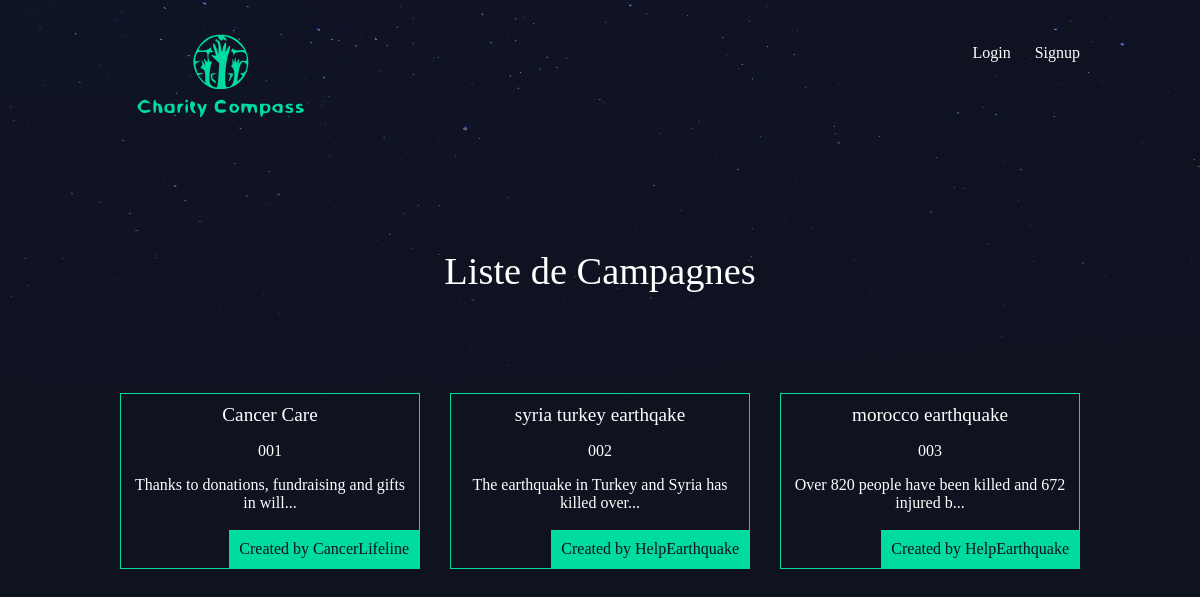
The page / on the database its author committed.
### campagne/models.py (models this page shows, shortened)
class Campagne(models.Model):
    charity_number = models.CharField(max_length=50)
    slug = models.SlugField()
    nom = models.CharField(max_length=100)
    histoire = models.TextField()
    montant = models.DecimalField(max_digits=6, decimal_places=2, default=0.0)
    supporteurs = models.IntegerField(max_length=100, null = True)
    thumbnail = models.ImageField(default='default.png', blank=True)
    fundraiser = models.ForeignKey(User, on_delete=models.CASCADE, default=None)
    def snippet(self):
        return self.histoire[:50] + '...'

### campagne/views.py (the view)
# urls.py: re_path(r'^$', campagne_views.campagne_list,name='home'),
def campagne_list(request):
    campagnes = Campagne.objects.all()
    return render(request, 'campagne/campagne_list.html' , {'campagne' : campagnes})

### campagne/templates/campagne/campagne_list.html
{% extends 'base.html' %}
{% block content %}
    <h1>Liste de Campagnes</h1>
    <div class="campagnes">
        {% for campagne in campagne %}
            <div class="campagne">
                <h2><a href="{% url 'campagne:detail' slug=campagne.slug %}">{{ campagne.nom }}</a></h2>
                <p>{{ campagne.charity_number }}</p>
                <p>{{ campagne.snippet }}</p>
                <p class="fundraiser">Created by {{ campagne.fundraiser.username }}</p>
            </div>
        {% endfor %}
    </div>
{% endblock %}

### templates/base.html (shortened to what this page needs)
{% load static %}
<!DOCTYPE html>
<html>
    <head>
        <link rel="stylesheet" href="{% static 'styles.css' %}">
    </head>
    <body>
        <header class="wrapper">
            <h1><a href="{% url 'home' %}"><img src="{% static 'logo.svg' %}" alt="Charity compass" /></a></h1>
            <nav>
                <ul>
                    {% if user.is_authenticated %}
                    <li>
                        <form class="logout-link" action="{% url 'accounts:logout' %}" method="post">
                            {% csrf_token %}
                            <button class="btn" type="submit">Log Out</button>
                        </form>
                    </li>
                    <li><a href="{% url 'campagne:create' %}" class="highlight">New Campagne</a></li>
                    {% else %}
                        <li><a class="btn" href="{% url 'accounts:login' %}">Login</a></li>
                        <li><a class="btn" href="{% url 'accounts:signup' %}">Signup</a></li>
                    {% endif %}
                </ul>
            </nav>
        </header>
        <div class="wrapper">
            {% block content %}
            {% endblock %}
        </div>
    </body>
</html>

### assets/styles.css (style rules this page uses)
body { background-color: #0f121f; background-image: url(stars.png); background-repeat: repeat-x; color: #fff; }
body * { font-family: Ubuntu; }
h1, h2, h3, h4, h5 { font-weight: normal; margin: 0; }
a, a:hover, a:visited { color: #fff; text-decoration: none; }
.wrapper { max-width: 960px; margin: 0 auto; }
div.wrapper > h1 { text-align: center; margin: 100px auto; font-size: 2.4em }
header { display: grid; grid-template-columns: 1fr 1fr; padding: 20px 0; }
nav { justify-self: end; }
nav li { display: inline-block; list-style-type: none; margin-left: 20px; }
.campagnes { display: grid; grid-template-columns: 1fr 1fr 1fr; grid-gap: 30px; }
.campagne { padding: 10px; border: 1px solid #00dba0; position: relative; padding-bottom: 40px; text-align: center; }
.campagne h2 { font-size: 1.2em; }
.campagne .donate, .campagne .fundraiser { padding: 10px; background: #00dba0; position: absolute; right: 0; bottom: 0; margin-bottom: 0; color: #0f121f; }

### rows shown on the page
Campagne: nom "Cancer Care", charity_number "001", snippet "Thanks to donations, fundraising and gifts in will...", fundraiser.username "CancerLifeline"
Campagne: nom "syria turkey earthqake", charity_number "002", snippet "The earthquake in Turkey and Syria has killed over...", fundraiser.username "HelpEarthquake"
Campagne: nom "morocco earthquake", charity_number "003", snippet "Over 820 people have been killed and 672 injured b...", fundraiser.username "HelpEarthquake"
